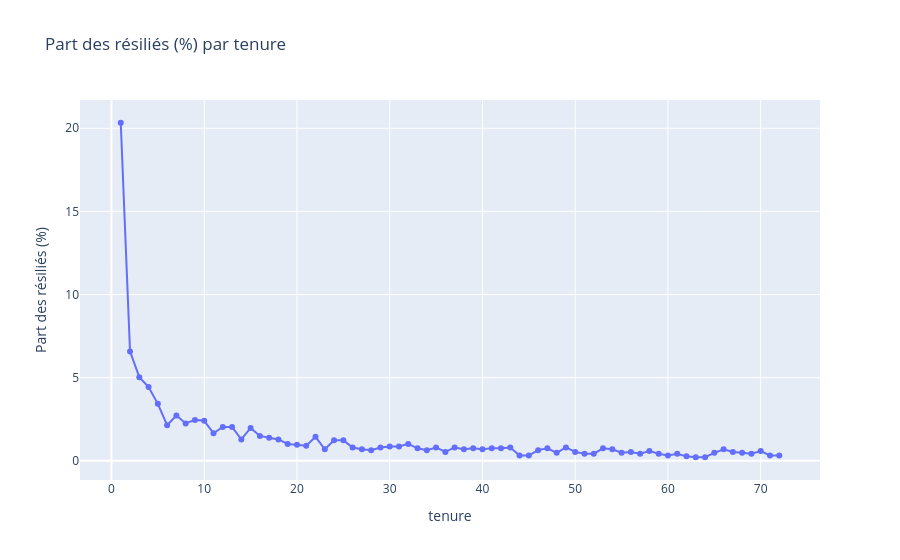
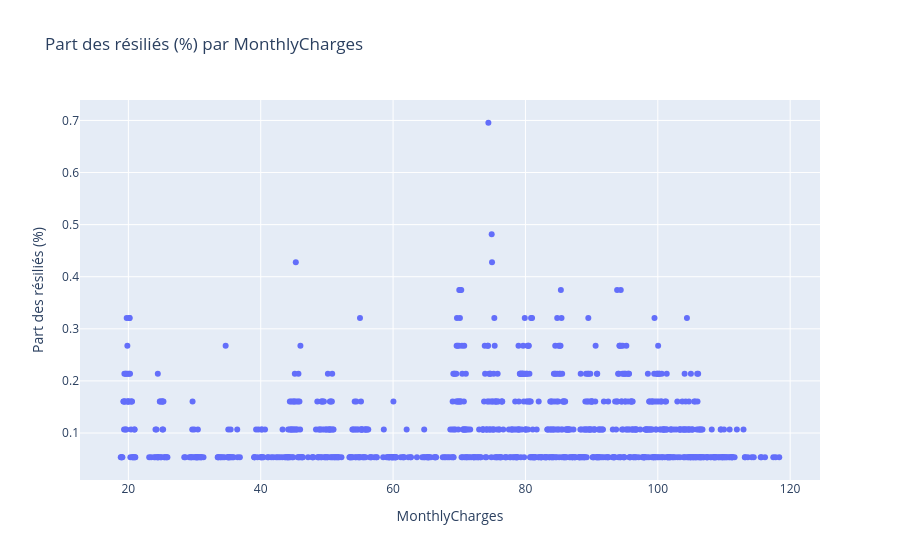
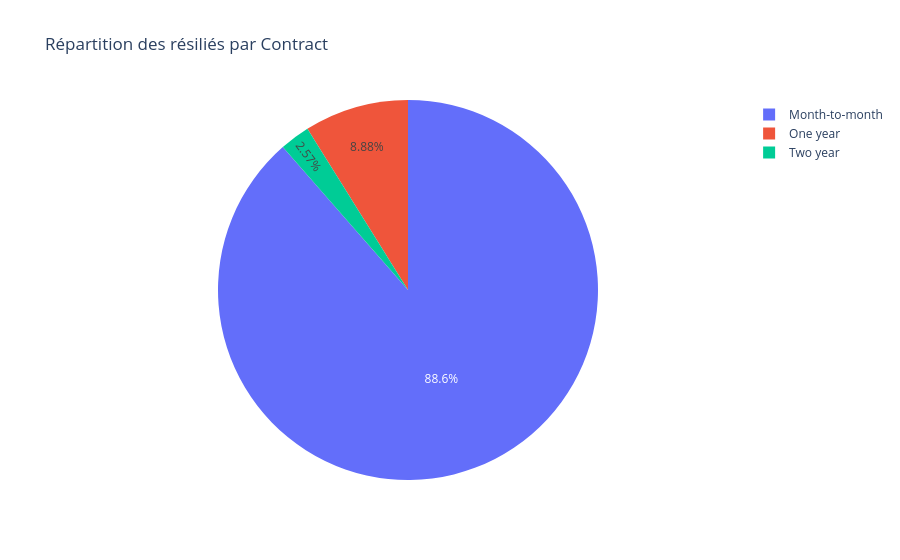
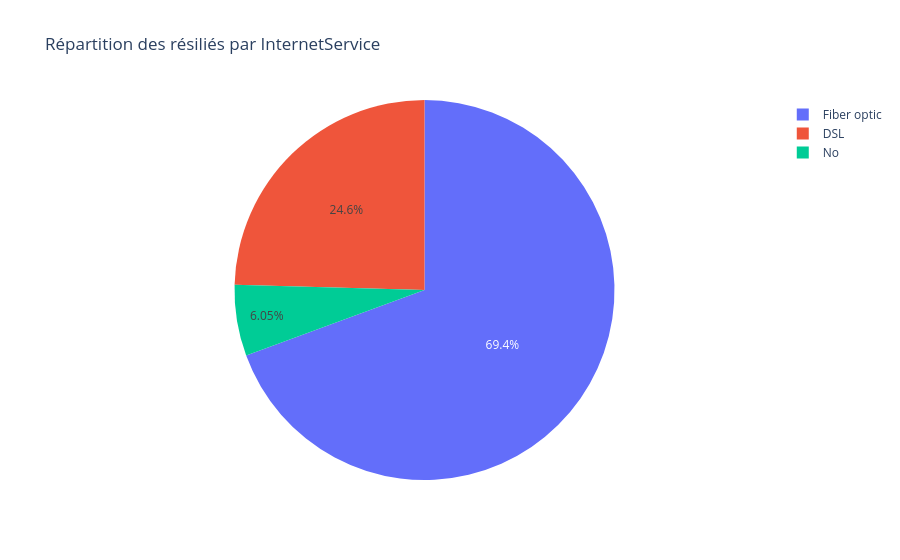

Notebook source saved alongside these figures, in order:
### Code cell
# --------------------------
# 0) Base: uniquement résiliés
# --------------------------
resilies = df[df["Churn"] == "Yes"].copy()

# Fonction utilitaire: part des résiliés (%) par modalité
def part_resilies(data, col):
    out = (data[col]
           .value_counts(dropna=False, normalize=True)
           .mul(100)
           .rename_axis(col)
           .reset_index(name="part_pct"))
    return out

# --------------------------
# 1) tenure -> courbe
# --------------------------
tenure_df = part_resilies(resilies, "tenure").sort_values("tenure")
fig_tenure = px.line(
    tenure_df, x="tenure", y="part_pct", markers=True,
    title="Part des résiliés (%) par tenure",
    labels={"part_pct": "Part des résiliés (%)", "tenure": "tenure"}
)
fig_tenure.show()

# --------------------------
# 2) MonthlyCharges -> nuage de points
# --------------------------
mc_df = part_resilies(resilies, "MonthlyCharges").sort_values("MonthlyCharges")
fig_mc = px.scatter(
    mc_df, x="MonthlyCharges", y="part_pct",
    title="Part des résiliés (%) par MonthlyCharges",
    labels={"part_pct": "Part des résiliés (%)", "MonthlyCharges": "MonthlyCharges"}
)
fig_mc.show()

# --------------------------
# 3) Contract + InternetService -> camemberts
# --------------------------
for col in ["Contract", "InternetService"]:
    pie_df = part_resilies(resilies, col)
    fig_pie = px.pie(
        pie_df, names=col, values="part_pct",
        title=f"Répartition des résiliés par {col}"
    )
    fig_pie.show()

# --------------------------
# 4) Segments restants
#    - binaires: 1 seul graphe barres horizontales
#    - autres: 1 bar chart classique par segment
# --------------------------
exclude = {"Churn", "tenure", "MonthlyCharges", "Contract", "InternetService"}

segments = [
    "PaymentMethod", "gender", "Partner", "Dependents", "PhoneService",
    "MultipleLines", "OnlineSecurity", "OnlineBackup", "DeviceProtection",
    "TechSupport", "StreamingTV", "StreamingMovies", "PaperlessBilling"
]
segments = [c for c in segments if c in resilies.columns and c not in exclude]

binary_segments = [c for c in segments if resilies[c].nunique(dropna=False) == 2]
other_segments = [c for c in segments if c not in binary_segments]

# 4a) Un seul graphe horizontal pour les binaires


import plotly.graph_objects as go
import plotly.express as px
import pandas as pd

rows = []
for col in binary_segments:
    tmp = part_resilies(resilies, col).copy()
    tmp["segment"] = col
    tmp = tmp.rename(columns={col: "valeur"})
    tmp["y_label"] = tmp["segment"] + " | " + tmp["valeur"].astype(str)
    rows.append(tmp[["segment", "valeur", "part_pct", "y_label"]])

if rows:
    binary_df = pd.concat(rows, ignore_index=True).sort_values(["segment", "valeur"], kind="stable")

    # Ajout d'une ligne "espace" (unique) entre segments
    out = []
    sep_labels = []
    i = 1
    for seg, g in binary_df.groupby("segment", sort=False):
        out.append(g)
        sep = " " * i   # label unique pour chaque séparateur
        sep_labels.append(sep)
        out.append(pd.DataFrame([{
            "segment": seg, "valeur": "__spacer__", "part_pct": None, "y_label": sep
        }]))
        i += 1

    plot_df = pd.concat(out, ignore_index=True)

    valeurs = [v for v in plot_df["valeur"].unique() if v != "__spacer__"]
    palette = px.colors.qualitative.Set2
    color_map = {v: palette[k % len(palette)] for k, v in enumerate(valeurs)}

    fig_bin = go.Figure(
        go.Bar(
            x=plot_df["part_pct"].fillna(0),
            y=plot_df["y_label"],
            orientation="h",
            marker_color=[
                "rgba(0,0,0,0)" if v == "__spacer__" else color_map[v]
                for v in plot_df["valeur"]
            ],
            customdata=plot_df[["segment", "valeur", "part_pct"]],
            hovertemplate=(
                "Segment: %{customdata[0]}<br>"
                "Valeur: %{customdata[1]}<br>"
                "Part résiliés: %{customdata[2]:.2f}%<extra></extra>"
            ),
        )
    )

    # Lignes séparatrices
    for sep in sep_labels:
        fig_bin.add_shape(
            type="line",
            x0=0, x1=1, xref="paper",
            y0=sep, y1=sep, yref="y",
            line=dict(color="rgba(120,120,120,0.6)", width=1, dash="dot")
        )

    fig_bin.update_layout(
        title="Parts des résiliés (%) - segments binaires",
        xaxis_title="Part des résiliés (%)",
        yaxis_title="Segment / valeur",
        height=max(500, 30 * len(plot_df)),
    )

    fig_bin.show()



# 4b) Bar chart classique pour les autres segments
for col in other_segments:
    tmp = part_resilies(resilies, col).sort_values("part_pct", ascending=False)
    fig = px.bar(
        tmp, x=col, y="part_pct", color=col, text=tmp["part_pct"].round(2),
        title=f"Part des résiliés (%) par {col}",
        labels={"part_pct": "Part des résiliés (%)", col: col}
    )
    fig.update_traces(textposition="outside", showlegend=False)
    fig.show()

### Figure 1 — Plotly figure (JSON) as saved in the notebook; plotly's stock layout.template omitted (floating-point values rounded to 4 significant figures)
{"data": [{"hovertemplate": "tenure=%{x}<br>Part des résiliés (%)=%{y}<extra></extra>", "legendgroup": "", "line": {"color": "#636efa", "dash": "solid"}, "marker": {"symbol": "circle"}, "mode": "lines+markers", "name": "", "orientation": "v", "showlegend": false, "type": "scatter", "x": [1, 2, 3, 4, 5, 6, 7, 8, 9, 10, 11, 12, 13, 14, 15, 16, 17, 18, 19, 20, 21, 22, 23, 24, 25, 26, 27, 28, 29, 30, 31, 32, 33, 34, 35, 36, 37, 38, 39, 40, 41, 42, 43, 44, 45, 46, 47, 48, 49, 50, 51, 52, 53, 54, 55, 56, 57, 58, 59, 60, 61, 62, 63, 64, 65, 66, 67, 68, 69, 70, 71, 72], "xaxis": "x", "y": [20.33, 6.581, 5.029, 4.441, 3.424, 2.14, 2.729, 2.247, 2.461, 2.408, 1.659, 2.033, 2.033, 1.284, 1.98, 1.498, 1.391, 1.284, 1.017, 0.9631, 0.9096, 1.445, 0.6956, 1.231, 1.231, 0.8026, 0.6956, 0.6421, 0.8026, 0.8561, 0.8561, 1.017, 0.7491, 0.6421, 0.8026, 0.535, 0.8026, 0.6956, 0.7491, 0.6956, 0.7491, 0.7491, 0.8026, 0.321, 0.321, 0.6421, 0.7491, 0.4815, 0.8026, 0.535, 0.428, 0.428, 0.7491, 0.6956, 0.4815, 0.535, 0.428, 0.5886, 0.428, 0.321, 0.428, 0.2675, 0.214, 0.214, 0.4815, 0.6956, 0.535, 0.4815, 0.428, 0.5886, 0.321, 0.321], "yaxis": "y"}], "layout": {"legend": {"tracegroupgap": 0}, "title": {"text": "Part des résiliés (%) par tenure"}, "xaxis": {"anchor": "y", "domain": [0, 1], "title": {"text": "tenure"}}, "yaxis": {"anchor": "x", "domain": [0, 1], "title": {"text": "Part des résiliés (%)"}}}}

### Figure 2 — Plotly figure (JSON) as saved in the notebook; plotly's stock layout.template omitted (floating-point values rounded to 4 significant figures; data arrays with more than 128 entries replaced by an {"elided": "..."} marker saying what was removed)
{"data": [{"hovertemplate": "MonthlyCharges=%{x}<br>Part des résiliés (%)=%{y}<extra></extra>", "legendgroup": "", "marker": {"color": "#636efa", "symbol": "circle"}, "mode": "markers", "name": "", "orientation": "v", "showlegend": false, "type": "scatter", "x": {"elided": "910 float values"}, "xaxis": "x", "y": {"elided": "910 float values"}, "yaxis": "y"}], "layout": {"legend": {"tracegroupgap": 0}, "title": {"text": "Part des résiliés (%) par MonthlyCharges"}, "xaxis": {"anchor": "y", "domain": [0, 1], "title": {"text": "MonthlyCharges"}}, "yaxis": {"anchor": "x", "domain": [0, 1], "title": {"text": "Part des résiliés (%)"}}}}

### Figure 3 — Plotly figure (JSON) as saved in the notebook; plotly's stock layout.template omitted (floating-point values rounded to 4 significant figures)
{"data": [{"domain": {"x": [0, 1], "y": [0, 1]}, "hovertemplate": "Contract=%{label}<br>part_pct=%{value}<extra></extra>", "labels": ["Month-to-month", "One year", "Two year"], "legendgroup": "", "name": "", "showlegend": true, "type": "pie", "values": [88.55, 8.882, 2.568]}], "layout": {"legend": {"tracegroupgap": 0}, "title": {"text": "Répartition des résiliés par Contract"}}}

### Figure 4 — Plotly figure (JSON) as saved in the notebook; plotly's stock layout.template omitted (floating-point values rounded to 4 significant figures)
{"data": [{"domain": {"x": [0, 1], "y": [0, 1]}, "hovertemplate": "InternetService=%{label}<br>part_pct=%{value}<extra></extra>", "labels": ["Fiber optic", "DSL", "No"], "legendgroup": "", "name": "", "showlegend": true, "type": "pie", "values": [69.4, 24.56, 6.046]}], "layout": {"legend": {"tracegroupgap": 0}, "title": {"text": "Répartition des résiliés par InternetService"}}}
